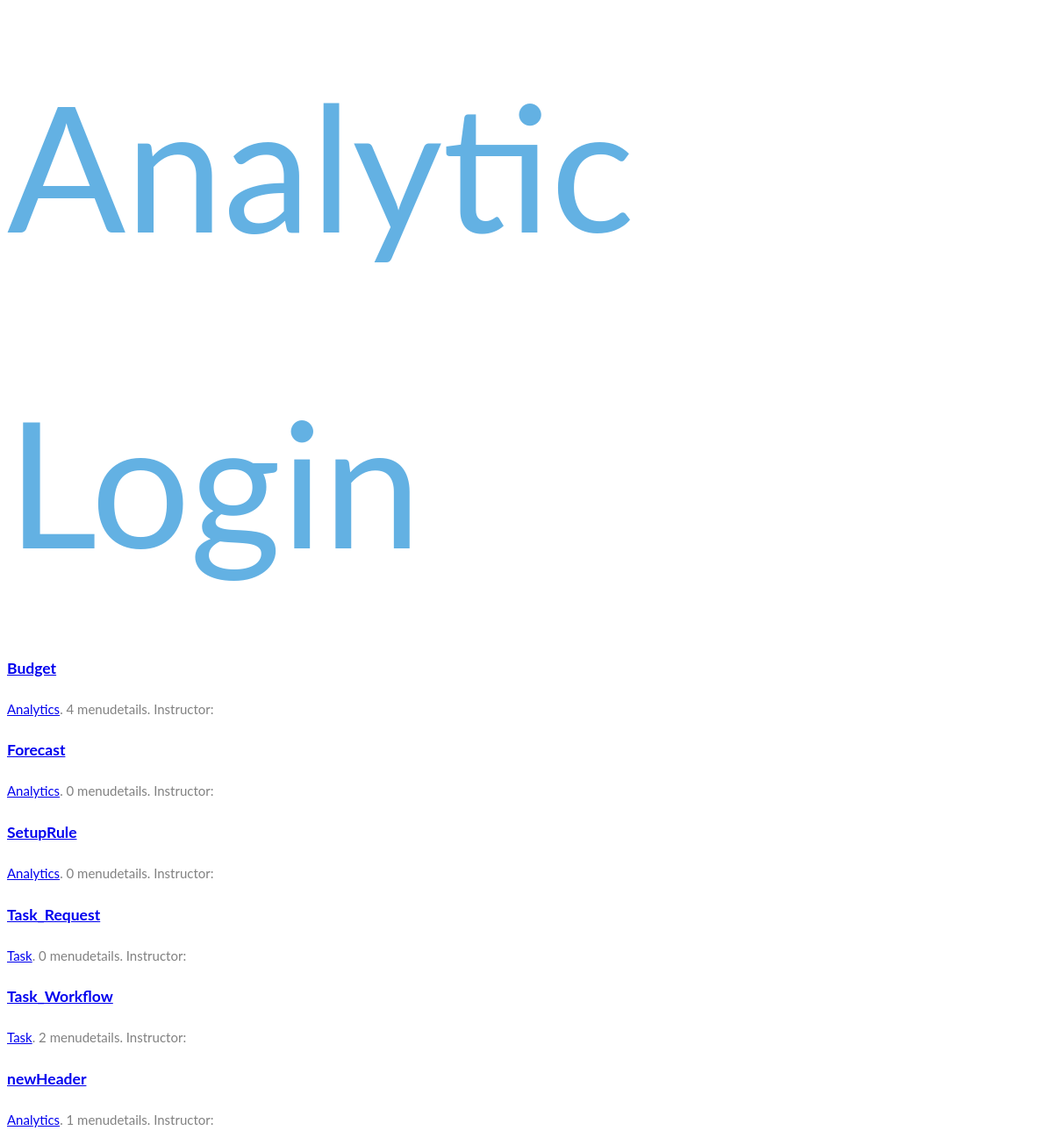
The page / on the database its author committed.
### menu/models.py (models this page shows, shortened)
class MenuHeader(models.Model):
    owner = models.ForeignKey(User, related_name='rel_menu_headers_users')
    menufunction = models.ForeignKey(MenuFunction, related_name='rel_menu_headers_functions')
    employees = models.ManyToManyField(User, related_name='rel_menuheaders_employees', blank=True)
    name= models.CharField(max_length=200, db_index=True)
    slug = models.SlugField(max_length=200, db_index=True, unique=True)
    image = models.ImageField(upload_to='image/menuheader/%Y/%m/%d', blank=True)
    description = models.TextField(blank=True)
    orderview = models.PositiveIntegerField()
    available = models.BooleanField(default=True)
    createddate = models.DateTimeField(auto_now_add=True)
    updateddate = models.DateTimeField(auto_now=True)
    class Meta:
        ordering = ('name',)
        verbose_name = 'menu header'
        verbose_name_plural = 'menu headers'

class MenuFunction(models.Model):
    name = models.CharField(max_length=200)
    slug = models.SlugField(max_length=200, unique=True)
    class Meta:
        ordering = ('name',)
    def __str__(self):
        return self.name

### menu/views.py (the view)
# urls.py: url(r'^$', MenuHeaderListView.as_view(), name='menuheader_list'),
class MenuHeaderListView(TemplateResponseMixin, View):
    model = MenuHeader
    template_name = 'menu/menuheader/list.html'
    def get(self, request, menufunction=None):
        menufunctions = MenuFunction.objects.annotate(total_menuheaders=Count('rel_menu_headers_functions'))
        menuheaders = MenuHeader.objects.annotate(total_menudetails=Count('rel_menu_details'))
        if menufunction:
            menufunction = get_object_or_404(MenuFunction, slug=menufunction)
            menuheaders = menuheaders.filter(menufunction=menufunction)
        return self.render_to_response({'menufunctions': menufunctions,
                                        'menufunction': menufunction,
                                        'menuheaders': menuheaders})

### menu/templates/menu/menuheader/list.html (shortened to what this page needs)
{% extends "base.html" %}
{% block content %}
        {% for menuheader in menuheaders %}
            {% with menufunction=menuheader.menufunction %}
                <h3>
                    <a href="{% url "menuheader_detail" menuheader.slug %}">{{ menuheader.name }}</a>
                </h3>
                <p>
                    <a href="{% url "menuheader_list_menufunction" menufunction.slug %}">{{ menufunction }}</a>.
                    {{ menuheader.total_menudetails }} menudetails.
                    Instructor: {{ menuheader.owner.get_full_name }}
                </p>
            {% endwith %}
        {% endfor %}
{% endblock %}

### account/templates/base.html (shortened to what this page needs)
{% load staticfiles %}
<!DOCTYPE html>
<html>
<head>
    <link href="{% static "css/base.css" %}" rel="stylesheet">
</head>
<body>
    <div id="header">
        <span class="logo">Analytic Login</span>
    </div>
    <div id="content">
        {% block content %}
        {% endblock %}
    </div>
</body>
</html>

### menu/static/css/base.css (style rules this page uses)
body { font: 400 15px Lato, sans-serif; line-height: 1.8; color: #818181; }
.logo { color: #63b1e3; font-size: 200px; }

### rows shown on the page
MenuHeader: name "Budget", menufunction "Analytics", total_menudetails "4"
MenuHeader: name "Forecast", menufunction "Analytics", total_menudetails "0"
MenuHeader: name "SetupRule", menufunction "Analytics", total_menudetails "0"
MenuHeader: name "Task_Request", menufunction "Task", total_menudetails "0"
MenuHeader: name "Task_Workflow", menufunction "Task", total_menudetails "2"
MenuHeader: name "newHeader", menufunction "Analytics", total_menudetails "1"
